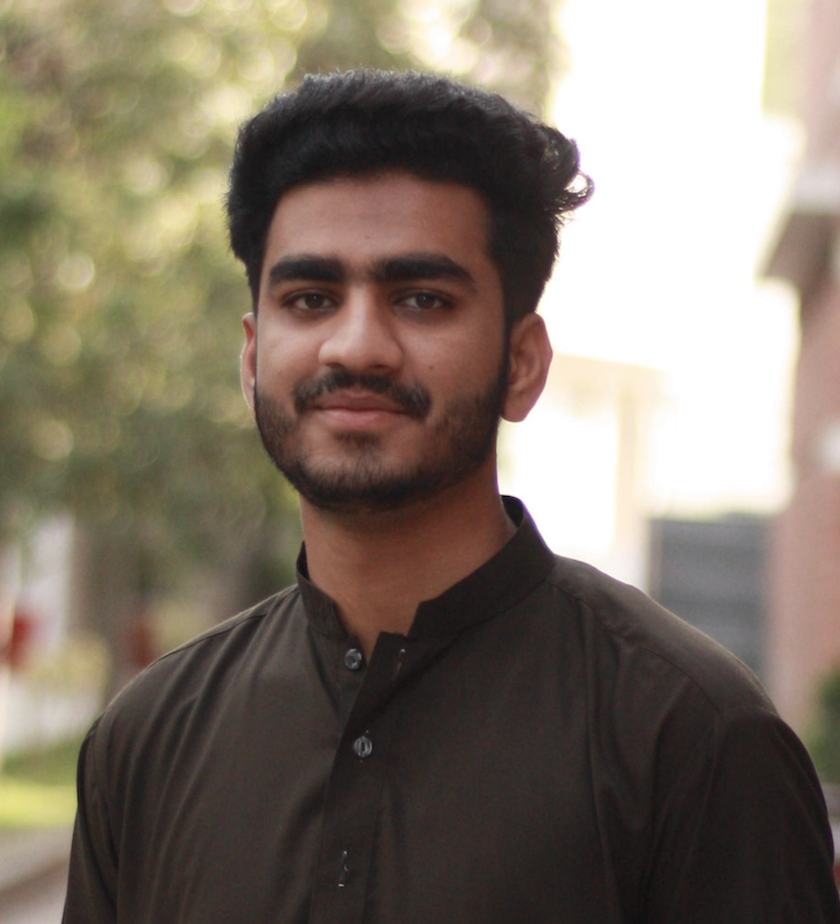
#> input picture 1.png, 840 x 924 px
$ jupyter execute --allow-errors Day1_Basics.ipynb   (shell and % lines are left out)
#> lines starting #> are read from the running program, lines starting #| are printed output that depends on the picture
[cell 1]
import cv2
import numpy as np
import matplotlib.pyplot as plt
#> (the rest of this cell did not finish here and is left out)

## Displaying Images directly in browser

#> (a cell that did not finish here is left out)

## Reading Images using OpenCV

[cell 3]
# We will now use the imread() function in OpenCV to read images and store them in 2D NumPy arrays.

"""
The function has 1 required input argument and one optional flag:

filename: This can be an absolute or relative path. This is a mandatory argument.
flags: These flags are used to read an image in a particular format (for example, grayscale/color/with alpha channel). This is an optional argument with a default value of cv2.IMREAD_COLOR or 1 which loads the image as a color image.
Before we proceed with some examples, let's also have a look at some of flags available.

cv2.IMREAD_GRAYSCALE or 0: Loads image in grayscale mode
cv2.IMREAD_COLOR or 1: Loads a color image. Any transparency of image will be neglected. It is the default flag.
cv2.IMREAD_UNCHANGED or -1: Loads image using its original channels, which could include the alpha channel.
"""

# Read image as grayscale.
bw_img = cv2.imread('1.png', cv2.IMREAD_GRAYSCALE)
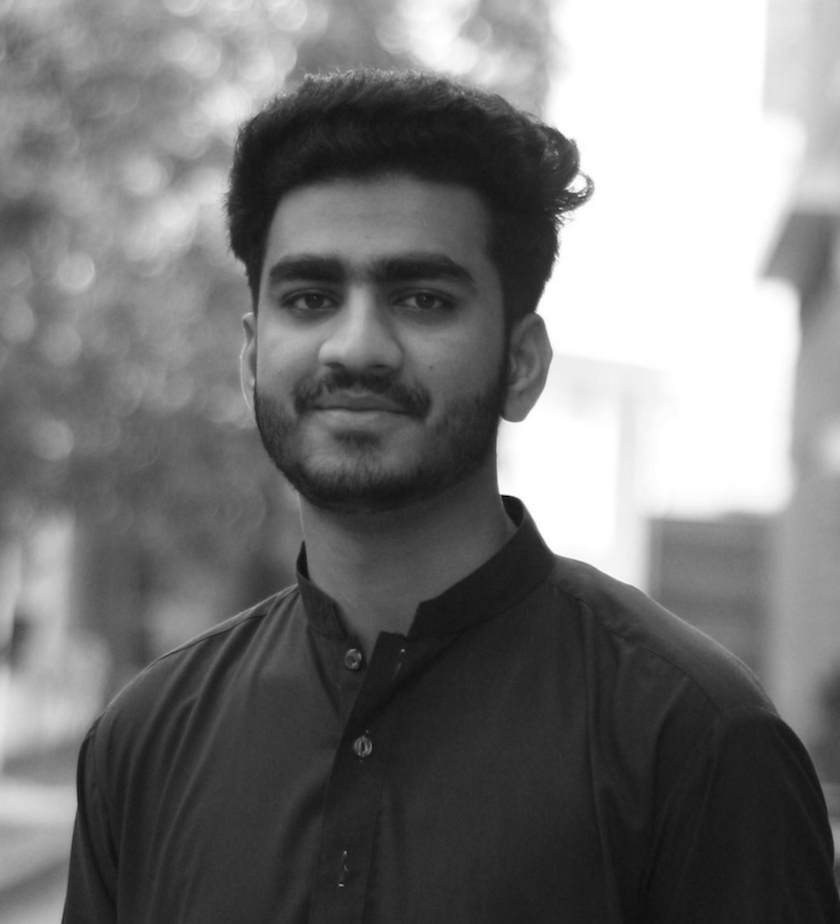
#> bw_img: shape (924, 840); min 0, max 255, mean 118.7
# Print the image data (pixel values) of a 2D NumPy array.
# Each pixel value is 8-bits in the range [0, 255].
print(bw_img)
#> (printed output is left out)

[cell 4]
# Print the size of image.
print('Image size is ', bw_img.shape)
#| Image size is  (924, 840)

# Print data-type of image.
print('Data type of image is ', bw_img.dtype)
#| Data type of image is  uint8
